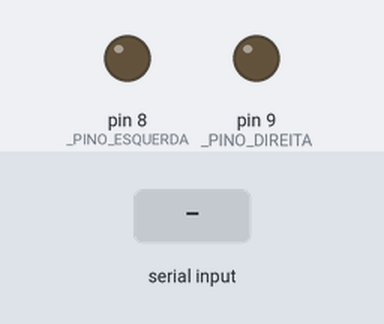
Recording of a sketch running on a simulated Arduino Uno, built with avr-gcc and run on an emulated ATmega328P. On the bench: output pins drawn as LEDs (lit = HIGH). The test bench sets the inputs (shaded band). What the sketch prints to the serial monitor is not drawn.

Above: at 1.2 s.
1.3 s: "/IR" received over the second serial link
At 3.5 s:
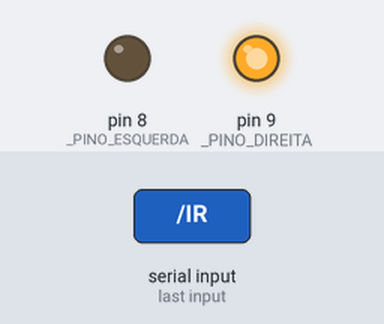
3.8 s: "/ESQUERDA" received over the second serial link
At 5.6 s:
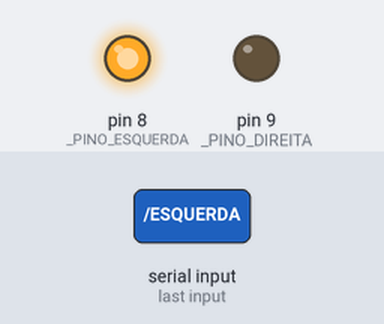
6.3 s: "LIGAR_DESLIGAR" received over the second serial link
At 8.6 s:
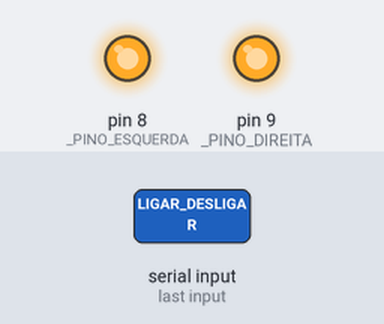
Timing chart, 0 to 10.1 s (numbered marks = the images above; inputs shaded):
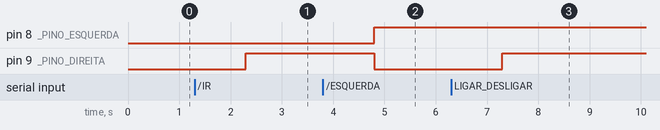

Measured:
- after the input at 1.3 s, pin 9 (_PINO_DIREITA): LOW → HIGH after 1.0 s
- after the input at 3.8 s, pin 8 (_PINO_ESQUERDA): LOW → HIGH after 1.0 s; pin 9 (_PINO_DIREITA): HIGH → LOW after 1.0 s
- after the input at 6.3 s, pin 9 (_PINO_DIREITA): LOW → HIGH after 1.0 s

The sketch:

arduino_comunica_esp8266e201.ino
```cpp
#include <SoftwareSerial.h>

const int _PINO_TX = 1; // 7
const int _PINO_RX = 0; // 6
const int _PINO_DIREITA = 9;
const int _PINO_ESQUERDA = 8;
const int _PINO_IR_VOLTAR = 7;//IR=0, VOLTAR=1;

int estadoLigado = false;
int estadoIr = true;

SoftwareSerial portaSerial(_PINO_RX, _PINO_TX);

const int SERIAL_VELOCIDADE=9600;

void setup()
{
  Serial.begin(SERIAL_VELOCIDADE);
  portaSerial.begin(SERIAL_VELOCIDADE);

  pinMode(_PINO_RX, INPUT);
  pinMode(_PINO_TX, OUTPUT);

  pinMode(_PINO_DIREITA, OUTPUT);
  pinMode(_PINO_ESQUERDA, OUTPUT);
}

void loop()
{

  if(portaSerial.available() > 0) //
  {
    //Serial.println("lendo ... ");

    String frase = "";
    while(portaSerial.available() > 0) // portaSerial
    {
      frase += portaSerial.readString(); // portaSerial
    }
    Serial.print(frase);

    // decide o comando

    if(frase.indexOf("/IR") >= 0)
    {
      DirecaoIr();
    }
    else if (frase.indexOf("/VOLTAR") >= 0)
    {
      DirecaoVoltar();
    }
    else if (frase.indexOf("/ESQUERDA") >= 0)
    {
      DirecaoEsquerda();
    }
    else if (frase.indexOf("/DIREITA") >= 0)
    {
      DirecaoDireita();
    }
    else if (frase.indexOf("LIGAR_DESLIGAR") >= 0)
    {
      DirecaoLigarDesligar();
    }
  }

}

void DirecaoDireita()
{
  //Serial.println("arduino.DirecaoDireita");
  digitalWrite(_PINO_DIREITA, HIGH);
  digitalWrite(_PINO_ESQUERDA, LOW);
}

void DirecaoEsquerda()
{
  //Serial.println("arduino.DirecaoEsquerda");
  digitalWrite(_PINO_DIREITA, LOW);
  digitalWrite(_PINO_ESQUERDA, HIGH);
}

void DirecaoIr()
{
  estadoIr = true;
  //Serial.println("arduino.DirecaoIr");
  digitalWrite(_PINO_IR_VOLTAR, HIGH);

  DirecaoEsquerda();
  DirecaoDireita();

}

void DirecaoVoltar()
{
  estadoIr = false;
  //Serial.println("arduino.DirecaoVoltar");
  digitalWrite(_PINO_IR_VOLTAR, LOW);
}

void DirecaoLigarDesligar()
{
  Serial.println("arduino.DirecaoLigarDesligar");
  if(estadoLigado)
  {
    digitalWrite(_PINO_DIREITA, LOW);
    digitalWrite(_PINO_ESQUERDA, LOW);
  }
  else
  {
    digitalWrite(_PINO_DIREITA, HIGH);
    digitalWrite(_PINO_ESQUERDA, HIGH);
  }

  estadoLigado = !estadoLigado;
}
```
